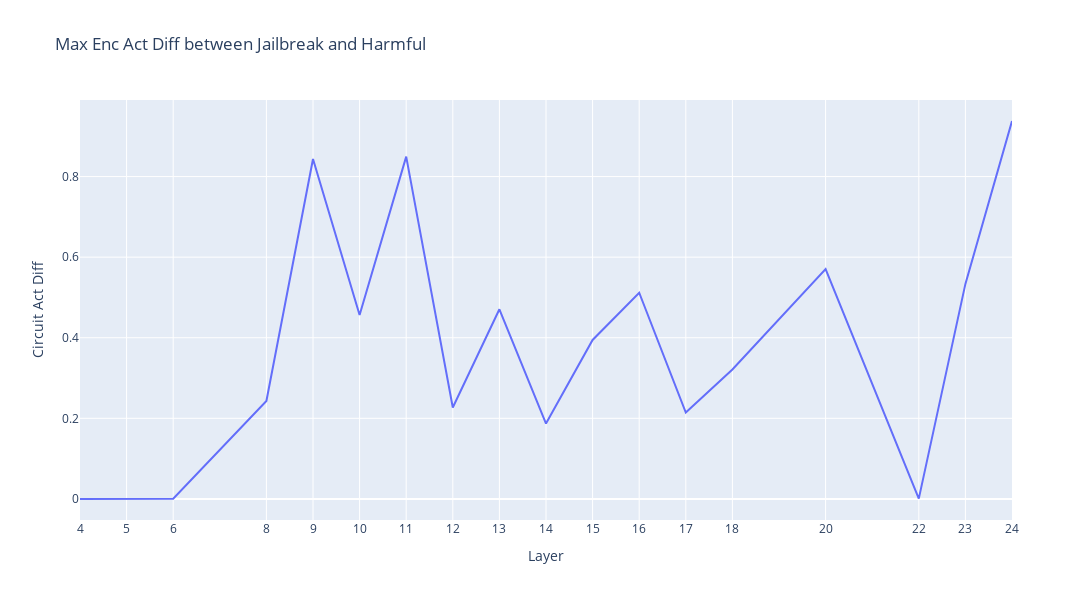

The code cell stored with this chart in its notebook:
### Markdown cell above
1) Check max act values of the refusal circuit to see if the values are lower thats why it jailbreaks (act vals are much higher on harmful than adv jailbreak)
2) Try to clamp the act values to the maximum seen in the harmful training set OR apply a multiplier to the act values to see if it refuses

### Code cell
_,harmful_vals =get_feat_rank_vals(model,saes,harmful_train,minimal_circuit,max_seq=True)
_,wjb_vals = get_feat_rank_vals(model,saes,wjb_harmful_eval[:len(harmful_train)],minimal_circuit,max_seq=True)

# Avg the vals diff
avg_diff = {}
for l in sorted(list(harmful_vals.keys())):
    avg_dist = (harmful_vals[l] - wjb_vals[l])/((harmful_vals[l]+ wjb_vals[l])/2)
    avg_diff[l] = avg_dist.mean().item()

plot_line(np.array(list(avg_diff.values())),xlabel = 'Layer',ylabel = 'Circuit Act Diff',title = 'Max Enc Act Diff between Jailbreak and Harmful',x_tick = sorted(list(avg_diff.keys())))
print (f'Avg abs dis: {np.mean(list(avg_diff.values())):.2f}%')

### Figure 1 — Plotly figure (JSON) as saved in the notebook; plotly's stock layout.template omitted (floating-point values rounded to 4 significant figures)
{"data": [{"mode": "lines", "type": "scatter", "x": [4, 5, 6, 8, 9, 10, 11, 12, 13, 14, 15, 16, 17, 18, 20, 22, 23, 24], "y": [0, -0.0002635, 0.0004594, 0.2432, 0.8438, 0.4563, 0.8496, 0.2268, 0.4707, 0.1869, 0.3945, 0.5117, 0.2145, 0.3213, 0.5703, 0.0006232, 0.5337, 0.938]}], "layout": {"height": 600, "title": {"text": "Max Enc Act Diff between Jailbreak and Harmful"}, "width": 1200, "xaxis": {"tickmode": "array", "tickvals": [4, 5, 6, 8, 9, 10, 11, 12, 13, 14, 15, 16, 17, 18, 20, 22, 23, 24], "title": {"text": "Layer"}}, "yaxis": {"title": {"text": "Circuit Act Diff"}}}}
